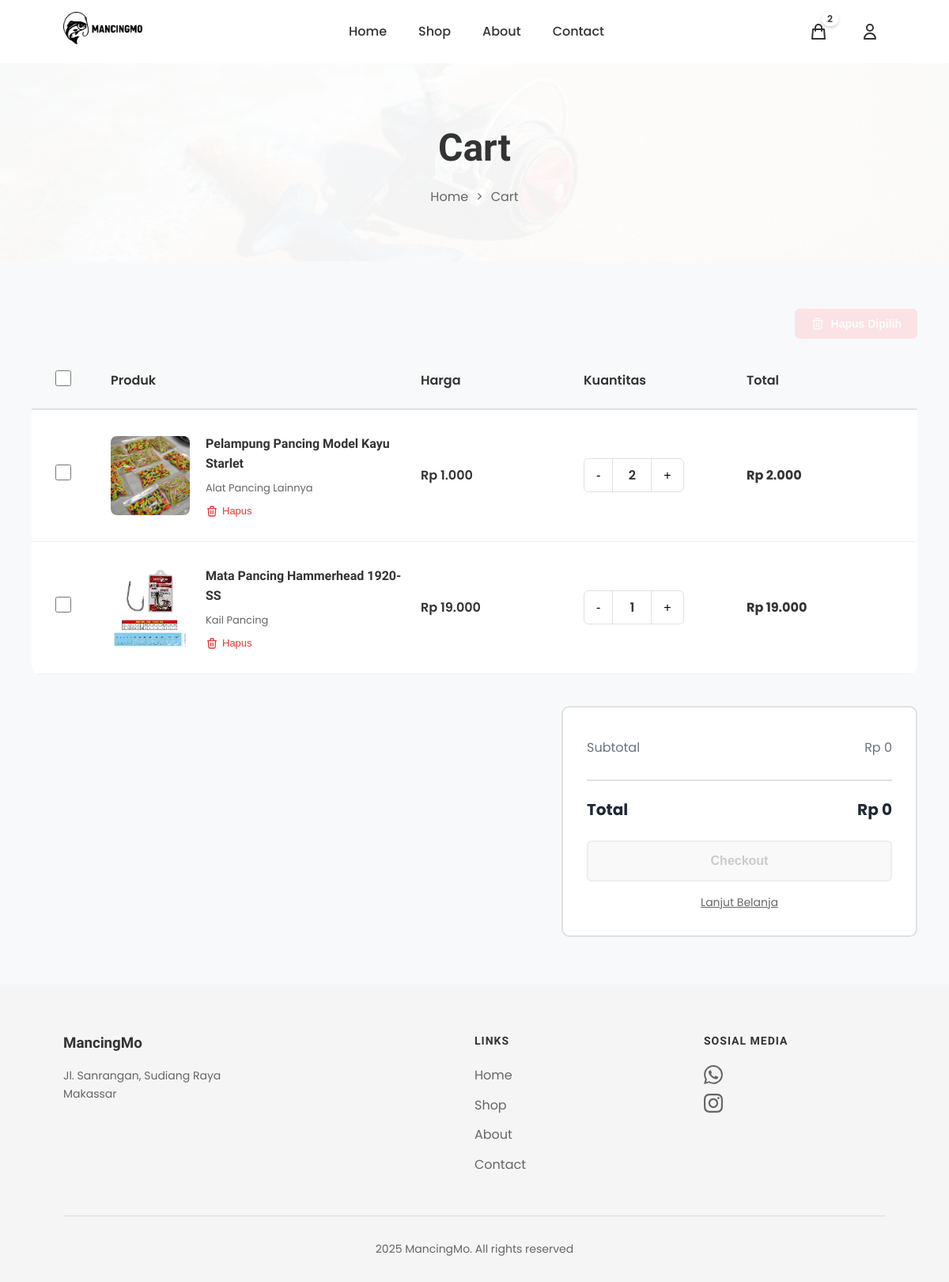
/cart/ (signed in), run on an earlier commit of the app's database.
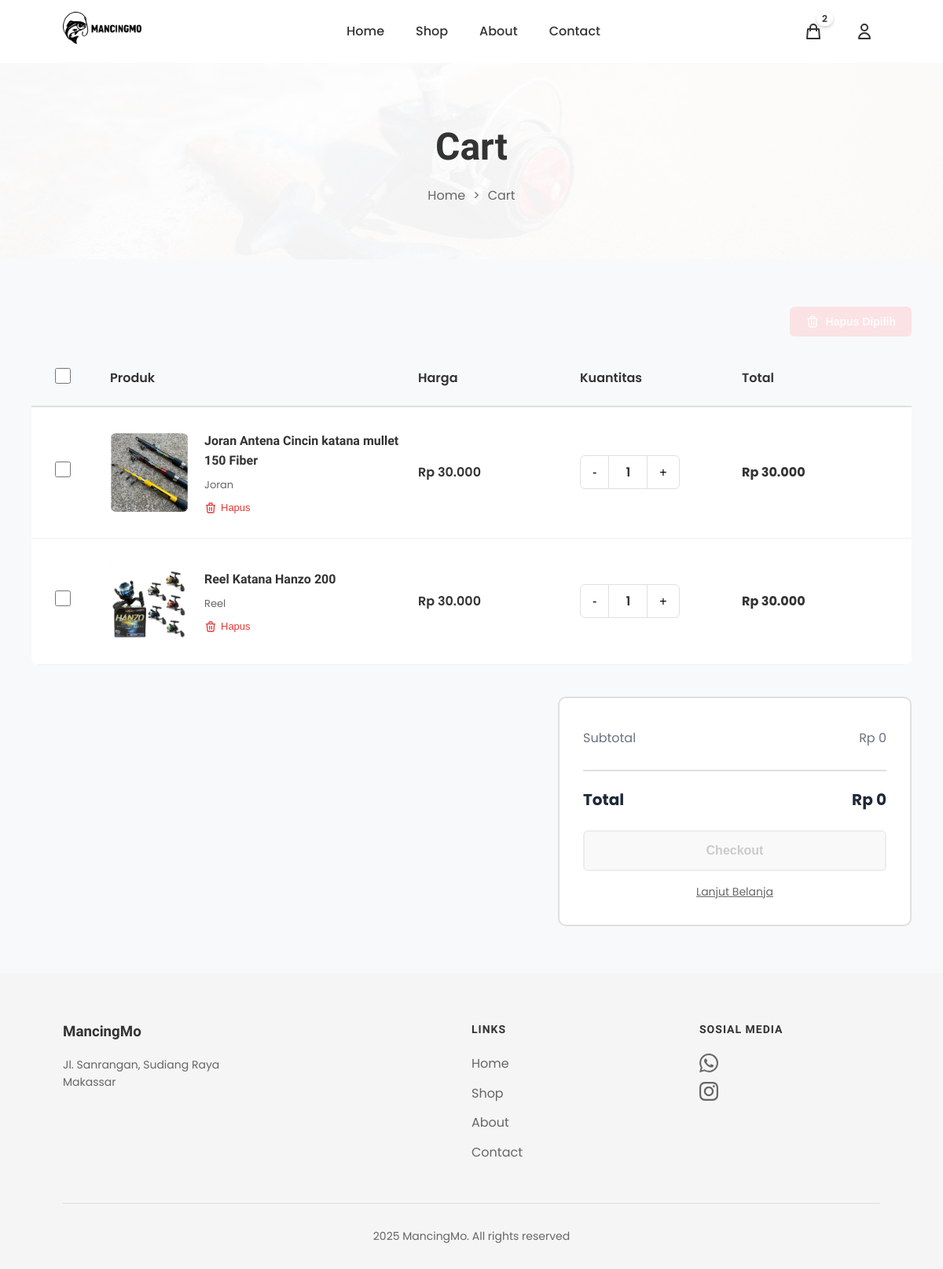
And on a later commit of the database.
### products/models.py (models this page shows, shortened)
class Cart(models.Model):
    user = models.OneToOneField(User, on_delete=models.CASCADE, related_name='cart', verbose_name="Pengguna")
    created_at = models.DateTimeField(auto_now_add=True, verbose_name="Dibuat Pada")
    updated_at = models.DateTimeField(auto_now=True, verbose_name="Diperbarui Pada")
    class Meta:
        verbose_name = "Keranjang"
        verbose_name_plural = "Keranjang"
        app_label = 'products'
    @property
    def unique_items_count(self):
        return self.items.count()
    def get_unique_items_count(self):
        return self.unique_items_count

class CartItem(models.Model):
    cart = models.ForeignKey(Cart, on_delete=models.CASCADE, related_name='items', verbose_name="Keranjang")
    product = models.ForeignKey(Product, on_delete=models.CASCADE, verbose_name="Produk")
    quantity = models.IntegerField(default=1, verbose_name="Jumlah")
    added_at = models.DateTimeField(auto_now_add=True, verbose_name="Ditambahkan Pada")
    class Meta:
        verbose_name = "Item Keranjang"
        verbose_name_plural = "Item Keranjang"
        unique_together = ('cart', 'product')
    @property
    def subtotal(self):
        return self.product.price * self.quantity
    def get_subtotal(self):
        return self.subtotal

class Product(models.Model):
    name = models.CharField(max_length=300, verbose_name="Nama Produk")
    slug = models.SlugField(unique=True, blank=True, verbose_name="Slug")
    description = models.TextField(verbose_name="Deskripsi")
    price = models.DecimalField(max_digits=10, decimal_places=0, verbose_name="Harga")
    category = models.ForeignKey(Category, on_delete=models.CASCADE, related_name='products', verbose_name="Kategori")
    stock = models.IntegerField(default=0, verbose_name="Stok")
    image = models.ImageField(upload_to='products/', blank=True, null=True, verbose_name="Gambar")
    is_active = models.BooleanField(default=True, verbose_name="Aktif")
    featured = models.BooleanField(default=False, verbose_name="Unggulan")
    created_at = models.DateTimeField(auto_now_add=True, verbose_name="Dibuat Pada")
    updated_at = models.DateTimeField(auto_now=True, verbose_name="Diperbarui Pada")
    class Meta:
        verbose_name = "Produk"
        verbose_name_plural = "Produk"
        ordering = ['-created_at']
        app_label = 'products'

class Category(models.Model):
    name = models.CharField(max_length=200, verbose_name="Nama Kategori")
    slug = models.SlugField(unique=True, blank=True, verbose_name="Slug")
    description = models.TextField(blank=True, verbose_name="Deskripsi")
    created_at = models.DateTimeField(auto_now_add=True, verbose_name="Dibuat Pada")
    class Meta:
        verbose_name = "Kategori"
        verbose_name_plural = "Kategori"
        ordering = ['name']
        app_label = 'products'

### products/views.py (the view)
# urls.py: path('cart/', views.cart, name='cart'),
@login_required
def cart(request):
    cart, created = Cart.objects.get_or_create(user=request.user)
    cart_items = cart.items.select_related('product').all()
    context = {
        'cart': cart,
        'cart_items': cart_items,
    }
    return render(request, 'cart.html', context)

### products/templatetags/currency_filters.py (called while the page is built)
@register.filter
def format_currency(value):
    try:
        value = int(value)
        return f"{value:,}".replace(",", ".")
    except (ValueError, TypeError):
        return value

### templates/cart.html (shortened to what this page needs)
{% extends 'base.html' %}
{% load static %}
{% load currency_filters %}
{% block extra_css %}
<link rel="stylesheet" href="{% static 'css/cart.css' %}">
{% endblock %}
{% block content %}
<section class="page-hero">
    <h1 class="page-title">Cart</h1>
    <div class="breadcrumb">
        <a href="{% url 'home' %}">Home</a>
        <span>></span>
        <span>Cart</span>
    </div>
</section>
<section class="cart-container">
    {% if cart_items %}
    <div class="cart-actions">
        <button type="button" class="btn-delete-selected" id="delete-selected-btn" onclick="deleteSelectedItems()" disabled>
            <svg fill="none" stroke="currentColor" viewBox="0 0 24 24">
                <path stroke-linecap="round" stroke-linejoin="round" stroke-width="2" d="M19 7l-.867 12.142A2 2 0 0116.138 21H7.862a2 2 0 01-1.995-1.858L5 7m5 4v6m4-6v6m1-10V4a1 1 0 00-1-1h-4a1 1 0 00-1 1v3M4 7h16"/>
            </svg>
        </button>
    </div>
    <div class="cart-table">
        <div class="table-header">
            <div>
                <input type="checkbox" id="select-all-checkbox" onchange="toggleSelectAll(this)">
            </div>
            <div>Produk</div>
            <div>Harga</div>
            <div>Kuantitas</div>
            <div>Total</div>
        </div>
        {% for item in cart_items %}
        <div class="cart-item" data-item-id="{{ item.id }}">
            <div>
                <input type="checkbox" class="item-checkbox"
                       data-item-id="{{ item.id }}"
                       data-price="{{ item.product.price|floatformat:0 }}"
                       data-quantity="{{ item.quantity }}"
                       data-subtotal="{{ item.get_subtotal|floatformat:0 }}"
                       onchange="updateCartSummary()">
            </div>
            <div class="item-details">
                <div class="item-image">
                    {% if item.product.image %}
                    <img src="{{ item.product.image.url }}" alt="{{ item.product.name }}">
                    {% else %}
                    <img src="{% static 'image/no-image.png' %}" alt="No Image">
                    {% endif %}
                </div>
                <div class="item-info">
                    <h3>{{ item.product.name }}</h3>
                    <div class="item-variant">{{ item.product.category.name }}</div>
                    <div class="item-actions">
                        <form method="post" action="{% url 'remove_from_cart' item.id %}" style="display: inline;">
                            <button type="submit" class="action-btn" onclick="return confirm('Hapus produk ini dari keranjang?')">
                                <svg fill="none" stroke="currentColor" viewBox="0 0 24 24">
                                    <path stroke-linecap="round" stroke-linejoin="round" stroke-width="2" d="M19 7l-.867 12.142A2 2 0 0116.138 21H7.862a2 2 0 01-1.995-1.858L5 7m5 4v6m4-6v6m1-10V4a1 1 0 00-1-1h-4a1 1 0 00-1 1v3M4 7h16"/>
                                </svg>
                                Hapus
                            </button>
                        </form>
                    </div>
                </div>
            </div>
            <div class="item-price">
                Rp {{ item.product.price|format_currency }}
            </div>
            <div class="item-quantity">
                <button class="qty-btn" onclick="updateQuantity({{ item.id }}, 'decrease')">-</button>
                <span class="qty-display" id="qty-{{ item.id }}">{{ item.quantity }}</span>
                <button class="qty-btn" onclick="updateQuantity({{ item.id }}, 'increase')">+</button>
            </div>
            <div class="item-total" id="subtotal-{{ item.id }}">
                Rp {{ item.get_subtotal|format_currency }}
            </div>
        </div>
        {% endfor %}
    </div>
    <div class="cart-summary">
        <div class="summary-row">
            <span>Subtotal</span>
            <span id="cart-subtotal">Rp 0</span>
        </div>
        <div class="summary-row total">
            <span>Total</span>
            <span id="cart-total">Rp 0</span>
        </div>
        <button type="button" class="btn-checkout" id="checkout-btn" onclick="proceedToCheckout()" disabled>Checkout</button>
        <a href="{% url 'shop' %}" class="link-continue">Lanjut Belanja</a>
    </div>
    {% endif %}
</section>
{% endblock %}

### templates/base.html (shortened to what this page needs)
{% load static %}
<!DOCTYPE html>
<html lang="id">
<head>
    <link rel="stylesheet" href="https://cdnjs.cloudflare.com/ajax/libs/font-awesome/6.0.0/css/all.min.css">
    <link rel="stylesheet" href="{% static 'css/header.css' %}">
    <link rel="stylesheet" href="{% static 'css/footer.css' %}">
    <link rel="stylesheet" href="{% static 'css/edit_profile.css' %}">
    <link rel="stylesheet" href="{% static 'css/order_history.css' %}">
    <link rel="stylesheet" href="{% static 'css/change_password.css' %}">
    {% block extra_css %}{% endblock %}
</head>
<body>
    {% include 'includes/header.html' %}
    <main>
        {% block content %}
        {% endblock %}
    </main>
    {% include 'includes/footer.html' %}
</body>
</html>

### templates/includes/header.html (shortened to what this page needs)
{% load static %}
<nav>
    <div class="logo">
        <a href="{% url 'home' %}">
            <img src="{% static 'image/logo mancingmo.png' %}" alt="MancingMo Logo">
        </a>
    </div>
    <ul class="nav-links">
        <li><a href="{% url 'home' %}">Home</a></li>
        <li><a href="{% url 'shop' %}">Shop</a></li>
        <li><a href="{% url 'about' %}">About</a></li>
        <li><a href="{% url 'contact' %}">Contact</a></li>
    </ul>
    <div class="nav-icons">
        <a href="{% url 'cart' %}" class="icon-link cart-icon-wrapper">
            <svg fill="none" stroke="currentColor" viewBox="0 0 24 24">
                <path stroke-linecap="round" stroke-linejoin="round" stroke-width="2" d="M16 11V7a4 4 0 00-8 0v4M5 9h14l1 12H4L5 9z"/>
            </svg>
            {% if user.is_authenticated %}
                {% if user.cart.get_unique_items_count > 0 %}
                <span class="cart-badge" id="cartBadge">{{ user.cart.get_unique_items_count }}</span>
                {% else %}
                <span class="cart-badge" id="cartBadge" style="display: none;"></span>
                {% endif %}
            {% endif %}
        </a>
        {% if user.is_authenticated %}
        <div class="user-menu">
            <button class="user-btn">
                <svg fill="none" stroke="currentColor" viewBox="0 0 24 24">
                    <path stroke-linecap="round" stroke-linejoin="round" stroke-width="2" d="M16 7a4 4 0 11-8 0 4 4 0 018 0zM12 14a7 7 0 00-7 7h14a7 7 0 00-7-7z"/>
                </svg>
            </button>
        </div>
        {% endif %}
    </div>
</nav>

### templates/includes/footer.html (shortened to what this page needs)
{% load static %}
<footer>
    <div class="footer-content">
        <div class="footer-about">
            <h3>MancingMo</h3>
            <p>Jl. Sanrangan, Sudiang Raya<br>Makassar</p>
        </div>
        <div class="footer-column">
            <h4>Links</h4>
            <ul>
                <li><a href="{% url 'home' %}">Home</a></li>
                <li><a href="{% url 'shop' %}">Shop</a></li>
                <li><a href="{% url 'about' %}">About</a></li>
                <li><a href="{% url 'contact' %}">Contact</a></li>
            </ul>
        </div>
        <div class="footer-column">
            <h4>Sosial Media</h4>
            <div class="contact-icons">
                <a href="https://wa.me/+6282246699991" target="_blank">
                </a>
                <a href="https://www.instagram.com/fishingstagemakassar2025?igsh=YzVkbnI5amE3ZHBp" target="_blank">
                </a>
            </div>
        </div>
    </div>
    <div class="footer-bottom">
        2025 MancingMo. All rights reserved
    </div>
</footer>

### static/css/header.css (style rules this page uses)
nav { display: flex; justify-content: space-between; align-items: center; padding: 15px 80px; background: white; box-shadow: 0 2px 5px rgba(0,0,0,0.1); height: 80px; }
.logo { display: flex; align-items: center; font-weight: bold; font-size: 20px; }
.logo img { width: 100px; height: 100px; margin-right: 10px; object-fit: contain; }
.nav-links { display: flex; gap: 40px; list-style: none; }
.nav-links a { text-decoration: none; color: #333; font-weight: 500; transition: color 0.3s; }
.nav-icons { display: flex; gap: 25px; align-items: center; }
.nav-icons a { text-decoration: none; color: #333; display: flex; flex-direction: column; align-items: center; gap: 5px; }
.nav-icons a svg { width: 24px; height: 24px; color: #333; stroke: #333; }
.nav-icons a span { font-size: 12px; color: #333; line-height: 1; white-space: nowrap; }
.cart-icon-wrapper { position: relative; display: flex; align-items: center; justify-content: center; width: 40px; height: 40px; }
.cart-badge { position: absolute; top: -5px; right: -5px; background: transparent; color: white; font-size: 11px; font-weight: 600; min-width: 18px; height: 18px; border-radius: 9px; display: flex; align-items: center; justify-content: center; padding: 0 5px; box-shadow: 0 2px 4px rgba(0, 0, 0, 0.2); border: 2px solid white; z-index: 10; }
.user-menu { position: relative; }
.user-btn { display: flex; align-items: center; justify-content: center; width: 40px; height: 40px; padding: 0; background: transparent; border: none; cursor: pointer; transition: all 0.3s ease; color: #333; }
.user-btn svg { width: 24px; height: 24px; }
.icon-link { display: flex; align-items: center; justify-content: center; width: 40px; height: 40px; color: #333; transition: all 0.3s ease; }

### static/css/footer.css (style rules this page uses)
footer { background: #f5f5f5; padding: 60px 80px 30px; }
.footer-content { display: grid; grid-template-columns: 2fr 1fr 1fr; gap: 60px; margin-bottom: 40px; }
.footer-about h3 { margin-bottom: 15px; }
.footer-about p { color: #666; line-height: 1.6; font-size: 14px; }
.footer-column h4 { margin-bottom: 20px; font-size: 14px; text-transform: uppercase; letter-spacing: 1px; }
.footer-column ul { list-style: none; }
.footer-column ul li { margin-bottom: 12px; }
.footer-column a { text-decoration: none; color: #666; transition: color 0.3s; }
.contact-icons { display: flex; flex-direction: column; gap: 12px; margin-top: 15px; }
.contact-icons a { display: flex; align-items: center; gap: 10px; text-decoration: none; color: #666; transition: color 0.3s; }
.contact-icons a svg { width: 24px; height: 24px; flex-shrink: 0; fill: #666; }
.footer-bottom { text-align: center; padding-top: 30px; border-top: 1px solid #ddd; color: #666; font-size: 14px; }

### static/css/order_history.css (style rules this page uses)
.summary-row { display: flex; justify-content: space-between; padding: 0.5rem 0; color: #6b7280; font-size: 0.9rem; }
.summary-row.total { font-weight: 600; color: #1f2937; border-top: 2px solid #e5e7eb; padding-top: 0.75rem; margin-top: 0.5rem; font-size: 1rem; }

### templates/base.html (style rules this page uses)
* { margin: 0; padding: 0; box-sizing: border-box; }
body { font-family: 'Poppins', sans-serif; color: #333; background-color: #f8f9fa; line-height: 1.6; min-height: 100vh; display: flex; flex-direction: column; }
h1, h2, h3, h4, h5, h6 { font-family: 'Montserrat', sans-serif; }
main { flex: 1; }

What changed in the data, as far as the page shows it:
removed CartItem: product.image (picture), product.name "Pelampung Pancing Model Kayu Starlet", product.category.name "Alat Pancing Lainnya", product.price "1.000", quantity "2", get_subtotal "2.000"
removed CartItem: product.image (picture), product.name "Mata Pancing Hammerhead 1920-SS", product.category.name "Kail Pancing", product.price "19.000", quantity "1", get_subtotal "19.000"
added CartItem: product.image (picture), product.name "Joran Antena Cincin katana mullet 150 Fiber", product.category.name "Joran", product.price "30.000", quantity "1", get_subtotal "30.000"
added CartItem: product.image (picture), product.name "Reel Katana Hanzo 200", product.category.name "Reel", product.price "30.000", quantity "1", get_subtotal "30.000"
